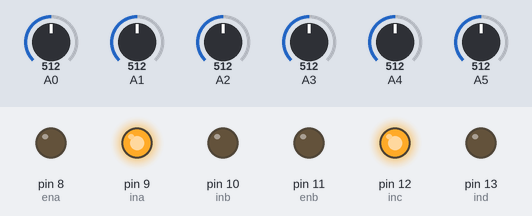
Recording of a sketch running on a simulated Arduino Uno, built with avr-gcc and run on an emulated ATmega328P. Parts: output pins drawn as LEDs (lit = HIGH). The inputs (shaded band) are chosen by the test bench; at power-on: A0 = 512, A3 = 512, A1 = 512, A2 = 512, A4 = 512, A5 = 512. What the sketch prints to the serial monitor is not drawn.

Above: at 1.2 s.
1.3 s: A0 set to 307
2.8 s: A0 set to 291
At 3.2 s:
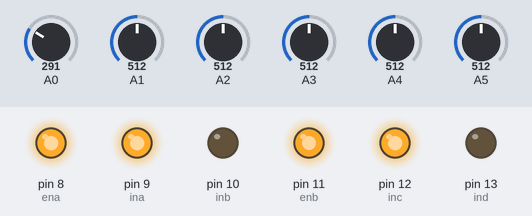
4.3 s: A3 set to 317
5.8 s: A3 set to 290
At 6.6 s:
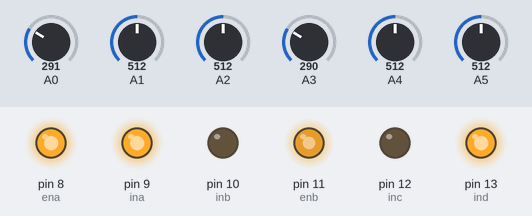
7.3 s: A3 set to 306
At 7.8 s:
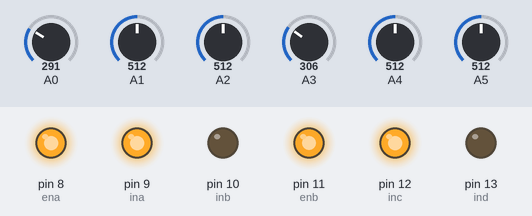
8.8 s: A3 set to 30
At 10.1 s:
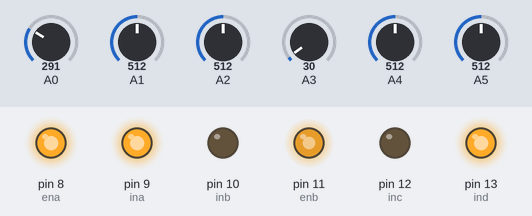
Timing chart, 0 to 11.3 s (numbered marks = the images above; inputs shaded):
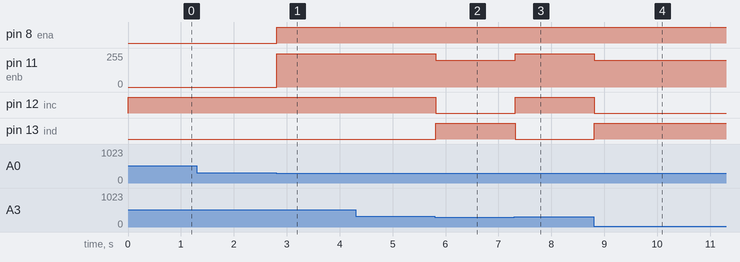

Measured:
- the behaviour switches between 300 and 299 on A0 (found by bisection; images 0 and 1)
- the behaviour switches between 300 and 299 on A3 (found by bisection; images 1 and 2)
- after the input at 2.8 s, pin 8 (ena): LOW → HIGH at once; pin 11 (enb): 0/255 → 250/255 at once
- after the input at 5.8 s, pin 11 (enb): 250/255 → 200/255 at once; pin 12 (inc): HIGH → LOW at once; pin 13 (ind): LOW → HIGH at once
- after the input at 7.3 s, pin 11 (enb): 200/255 → 250/255 at once; pin 12 (inc): LOW → HIGH at once; pin 13 (ind): HIGH → LOW at once
- after the input at 8.8 s, pin 11 (enb): 250/255 → 200/255 at once; pin 12 (inc): HIGH → LOW at once; pin 13 (ind): LOW → HIGH at once

The sketch:

Linefollower.ino
```cpp
int ena = 8, ina = 9, inb = 10;
int enb = 11, inc = 12, ind = 13;
int s1_check, s2_check, s3_check, s4_check, s5_check, s6_check, avg = 300;
int data;

void setup() {
  Serial.begin(9600);
  pinMode(ena, OUTPUT);
  pinMode(enb, OUTPUT);
  pinMode(ina, OUTPUT);
  pinMode(inb, OUTPUT);
  pinMode(inc, OUTPUT);
  pinMode(ind, OUTPUT);
  runs(0, 0);
}

void loop() {
  sensor_read();
  //test();
  //test_value();
  /*****************************************straight line & lift S******************************************/

  if (data == 0b001100)
    runs(255, 255);
  else if (data == 0b001000)
    runs(200, 250);
  else if (data == 0b011000)
    runs(150, 250);
  else if (data == 0b010000)
    runs(100, 200);
  else if (data == 0b110000)
    runs(150, 180);

/*********************************Right s******************/

  else if (data == 0b000100)
    runs(250, 200);
  else if (data == 0b000110)
    runs(250, 150);
  else if (data == 0b000010)
    runs(200, 100);
  else if (data == 0b000011)
    runs(180, 150);

  /************************************************left L***************************************************/
  else if (s1_check == 1 && s2_check == 1 && s3_check == 1 && s4_check == 1 && s5_check == 0 && s6_check == 0)
  {
    sensor_read();
    while (s3_check == 1)
    {
      runs(250, 250);
      sensor_read();
    }
    sensor_read();
    while (s3_check != 1)
    {
      runs(-200, 250);
      sensor_read();
    }
  }
  else if (s1_check == 1 && s2_check == 1 && s3_check == 1 && s4_check == 1 && s5_check == 1 && s6_check == 0)
  {
    sensor_read();
    while (s3_check == 1)
    {
      runs(250, 250);
      sensor_read();
    }
    sensor_read();
    while (s3_check != 1)
    {
      runs(-200, 250);
      sensor_read();
    }
  }

  else if (s1_check == 1 && s2_check == 1 && s3_check == 1 && s4_check == 0 && s5_check == 0 && s6_check == 0)
  {
    sensor_read();
    while (s3_check == 1)
    {
      runs(250, 250);
      sensor_read();
    }
    sensor_read();
    while (s3_check != 1)
    {
      runs(-180, 250);
      sensor_read();
    }
  }


  /**************************Right S*********************************************/
  else if (s1_check == 0 && s2_check == 0 && s3_check == 0 && s4_check == 1 && s5_check == 0 && s6_check == 0)
    runs(250, 200);
  else if (s1_check == 0 && s2_check == 0 && s3_check == 0 && s4_check == 1 && s5_check == 1 && s6_check == 0)
    runs(250, -200);
  else if (s1_check == 0 && s2_check == 0 && s3_check == 0 && s4_check == 0 && s5_check == 1 && s6_check == 0)
    runs(250, 0);
  else if (s1_check == 0 && s2_check == 0 && s3_check == 0 && s4_check == 0 && s5_check == 1 && s6_check == 1)
    runs(250, -200);
  else if (s1_check == 0 && s2_check == 0 && s3_check == 0 && s4_check == 0 && s5_check == 0 && s6_check == 1)
    runs(250, -170);

  /***************************************Right L*********************************************/

  else if (s1_check == 0 && s2_check == 0 && s3_check == 1 && s4_check == 1 && s5_check == 1 && s6_check == 1)
  {
    sensor_read();
    while (s4_check == 1)
    {
      runs(250, 250);
      sensor_read();
    }
    sensor_read();
    while (s4_check != 1)
    {
      runs(250, -200);
      sensor_read();
    }
  }
  else if (s1_check == 0 && s2_check == 0 && s3_check == 0 && s4_check == 1 && s5_check == 1 && s6_check == 1)
  {
    sensor_read();
    while (s4_check == 1)
    {
      runs(250, 250);
      sensor_read();
    }
    sensor_read();
    while (s4_check != 1)
    {
      runs(250, -180);
      sensor_read();
    }
  }
  else if (s1_check == 0 && s2_check == 1 && s3_check == 1 && s4_check == 1 && s5_check == 1 && s6_check == 1)
  {
    sensor_read();
    while (s4_check == 1)
    {
      runs(250, 250);
      sensor_read();
    }
    sensor_read();
    while (s4_check != 1)
    {
      runs(250, -200);
      sensor_read();
    }
  }

  /*************************+**************************/


}
```

run.ino
```cpp
void runs(int left, int right)
{
  if (left < 0)
  {
    digitalWrite(inb, HIGH);
    digitalWrite(ina, LOW);
    left = left * -1;
  }
  else
  {
    digitalWrite(inb, LOW);
    digitalWrite(ina, HIGH);
  }
  if (right < 0)
  {
    digitalWrite(inc, LOW);
    digitalWrite(ind, HIGH);
    right = right * -1;
  }
  else
  {
    digitalWrite(inc, HIGH);
    digitalWrite(ind, LOW);
  }
  analogWrite(ena, left);
  analogWrite(enb, right);
}
```

sensor_read.ino
```cpp
void sensor_read()
{

  int s1 = analogRead(A0);
  if (s1 >= avg)
  {
    s1_check = 1;
  }
  else
  {
    s1_check = 0;
  }
  int s2 = analogRead(A1);
  if (s2 >= avg)
  {
    s2_check = 1;
  }
  else
  {
    s2_check = 0;
  }
  int s3 = analogRead(A2);
  if (s3 >= avg)
  {
    s3_check = 1;
  }
  else
  {
    s3_check = 0;
  }
  int s4 = analogRead(A3);
  if (s4 >= avg)
  {
    s4_check = 1;
  }
  else
  {
    s4_check = 0;
  }
  int s5 = analogRead(A4);
  if (s5 >= avg)
  {
    s5_check = 1;
  }
  else
  {
    s5_check = 0;
  }
  int s6 = analogRead(A5);
  if (s6 >= avg)
  {
    s6_check = 1;
  }
  else
  {
    s6_check = 0;
  }

  data = 1*s1_check+2*s2_check+4*s3_check+8*s4_check+16*s5_check+32*s6_check;
  Serial.println(data);
}

void test()
{
   sensor_read();

}

void test_value()
{
  int s1 = analogRead(A0);
  int s2 = analogRead(A1);
  int s3 = analogRead(A2);
  int s4 = analogRead(A3);
  int s5 = analogRead(A4);
  int s6 = analogRead(A5);
  Serial.print(s1);
   Serial.print(" ");
   Serial.print(s2);
   Serial.print(" ");
   Serial.print(s3);
   Serial.print(" ");
   Serial.print(s4);
   Serial.print(" ");
   Serial.print(s5);
   Serial.print(" ");
   Serial.println(s6);


}
```
